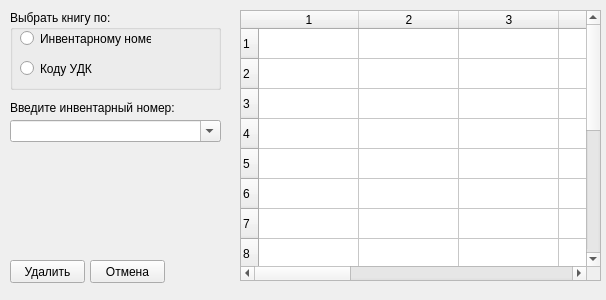
<?xml version="1.0" encoding="UTF-8"?>
<ui version="4.0">
 <class>deleteBookDialog</class>
 <widget class="QWidget" name="deleteBookDialog">
  <property name="geometry">
   <rect>
    <x>0</x>
    <y>0</y>
    <width>606</width>
    <height>300</height>
   </rect>
  </property>
  <property name="windowTitle">
   <string>Form</string>
  </property>
  <widget class="QGroupBox" name="groupBox">
   <property name="geometry">
    <rect>
     <x>10</x>
     <y>10</y>
     <width>211</width>
     <height>80</height>
    </rect>
   </property>
   <property name="title">
    <string>Выбрать книгу по:</string>
   </property>
   <widget class="QRadioButton" name="radioButton">
    <property name="geometry">
     <rect>
      <x>10</x>
      <y>20</y>
      <width>131</width>
      <height>17</height>
     </rect>
    </property>
    <property name="text">
     <string>Инвентарному номеру</string>
    </property>
   </widget>
   <widget class="QRadioButton" name="radioButton_2">
    <property name="geometry">
     <rect>
      <x>10</x>
      <y>50</y>
      <width>82</width>
      <height>17</height>
     </rect>
    </property>
    <property name="text">
     <string>Коду УДК</string>
    </property>
   </widget>
  </widget>
  <widget class="QTableWidget" name="tableWidget">
   <property name="geometry">
    <rect>
     <x>240</x>
     <y>10</y>
     <width>361</width>
     <height>271</height>
    </rect>
   </property>
   <property name="rowCount">
    <number>15</number>
   </property>
   <property name="columnCount">
    <number>10</number>
   </property>
   <row/>
   <row/>
   <row/>
   <row/>
   <row/>
   <row/>
   <row/>
   <row/>
   <row/>
   <row/>
   <row/>
   <row/>
   <row/>
   <row/>
   <row/>
   <column/>
   <column/>
   <column/>
   <column/>
   <column/>
   <column/>
   <column/>
   <column/>
   <column/>
   <column/>
  </widget>
  <widget class="QPushButton" name="pushButton">
   <property name="geometry">
    <rect>
     <x>10</x>
     <y>260</y>
     <width>75</width>
     <height>23</height>
    </rect>
   </property>
   <property name="text">
    <string>Удалить</string>
   </property>
  </widget>
  <widget class="QPushButton" name="pushButton_2">
   <property name="geometry">
    <rect>
     <x>90</x>
     <y>260</y>
     <width>75</width>
     <height>23</height>
    </rect>
   </property>
   <property name="text">
    <string>Отмена</string>
   </property>
  </widget>
  <widget class="QLabel" name="label">
   <property name="geometry">
    <rect>
     <x>10</x>
     <y>100</y>
     <width>211</width>
     <height>16</height>
    </rect>
   </property>
   <property name="text">
    <string>Введите инвентарный номер:</string>
   </property>
  </widget>
  <widget class="QComboBox" name="comboBox">
   <property name="geometry">
    <rect>
     <x>10</x>
     <y>120</y>
     <width>211</width>
     <height>22</height>
    </rect>
   </property>
   <property name="editable">
    <bool>true</bool>
   </property>
  </widget>
 </widget>
 <resources/>
 <connections/>
</ui>
